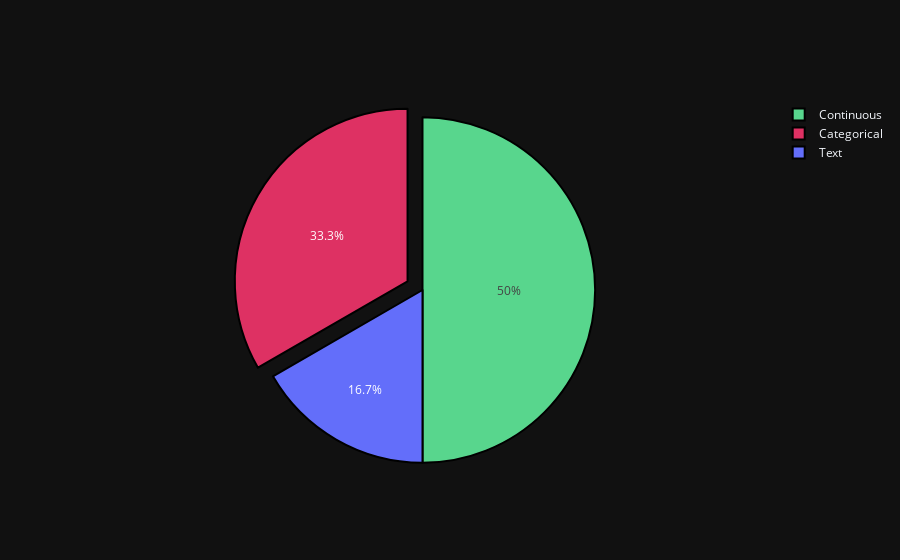

Notebook source saved alongside this figure:
### Markdown cell above
### Continuous and Categorical Data Distribution

### Code cell
df = pd.concat([train[FEATURES], test[FEATURES]], axis = 0)
text_features = ['Cabin', 'Name']
cont_features = [col for col in FEATURES if df[col].nunique() >= 25 and col not in text_features]
cat_features = [col for col in FEATURES if df[col].nunique() < 25 and col not in text_features]

del df

print(f'Total num of features: {len(FEATURES)}')
print(f'Num of continuous features: {len(cont_features)}')
print(f'Num of categorical features: {len(cat_features)}')
print(f'Num of text features: {len(text_features)}')

labels = ['Categorical', 'Continuous', 'Text']
values = [len(cat_features), len(cont_features), len(text_features)]
colors = ['#DE3163', '#58D68D']

fig = go.Figure(data = [go.Pie(labels = labels,
                              values = values,
                              pull = [0.1, 0, 0],
                              marker = dict(colors = colors,
                                            line = dict(color = '#000000',
                                                        width = 2)
                                            )
                               )
                        ]
                )
fig.show()

### Figure 1 — Plotly figure (JSON) as saved in the notebook; plotly's stock layout.template omitted (floating-point values rounded to 4 significant figures)
{"data": [{"labels": ["Categorical", "Continuous", "Text"], "marker": {"colors": ["#DE3163", "#58D68D"], "line": {"color": "#000000", "width": 2}}, "pull": [0.1, 0, 0], "values": [4, 6, 2], "type": "pie"}], "layout": {}}
